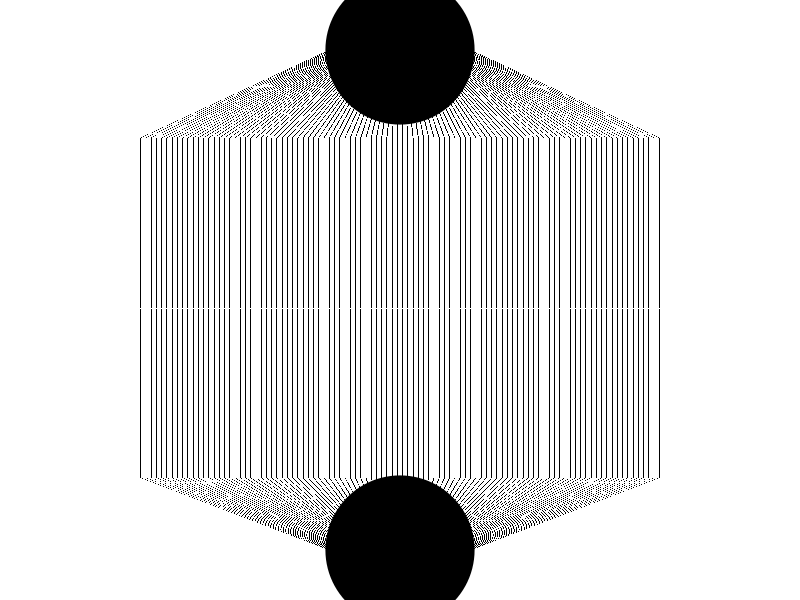

The R script that drew this image:
plotLith<-function(file='lith.pdf',width=1,height=3,buffer=.15,holeDiameter=.2,nLine=100,mainLwd=30,constrictWidth=2,constrictLength=30,constrictRamp=constrictLength*3){
  mi2in<-3.93701e-5
  mainLwdIn<-mainLwd*mi2in
  constrictWidthIn<-constrictWidth*mi2in
  pdf(file,width=width,height=height)
  par(mar=c(0,0,0,0))
  plot(1,1,type='n',xlab='',ylab='',ylim=c(0,height),xlim=c(0,width),bty='n',xaxt='n',yaxt='n')
  topHole<-c(width/2,height-buffer)
  bottomHole<-c(width/2,buffer)
  #pointCex<-holeDiameter/(par('cin')[2]*.75)
  #replace with circle
  #points(c(topHole[1],bottomHole[1]),c(topHole[2],bottomHole[2]),pch=21,bg='#000000',cex=pointCex)
  #text(topHole[1],topHole[2],'M',col='#FF000066',cex=1)
  plotrix::draw.circle(topHole[1],topHole[2],radius=holeDiameter/2,col='black')
  plotrix::draw.circle(bottomHole[1],bottomHole[2],radius=holeDiameter/2,col='black')
  linePos<-seq(buffer,width-buffer,length.out=nLine)
  circlePos<-seq(topHole[1]-holeDiameter/2.1,topHole[1]+holeDiameter/2.1,length.out=nLine)
  lineTop<-(height-buffer*.2)*.8
  lineBottom<-(height-buffer*2)*.2
  lineMid<-(lineTop+lineBottom)/2
  constrictBottom<-lineMid-(constrictLength+constrictRamp*2)*mi2in
  topRampBottom<-lineMid-constrictRamp*mi2in
  bottomRampTop<-lineMid-(constrictLength+constrictRamp)*mi2in
  #segments(linePos,lineMid,linePos,lineTop,lwd=mainLwd*3.93701e-5/96*2,lend='butt')
  #segments(linePos,lineMid,linePos,constrictBottom,lwd=constrictWidth*3.93701e-5/96,lend='butt')
  #segments(linePos,constrictBottom,linePos,lineBottom,lwd=mainLwd*3.93701e-5/96,lend='butt')
  rect(linePos-mainLwdIn/2,lineMid,linePos+mainLwdIn/2,lineTop,col='black',border=NA)
  rect(linePos-mainLwdIn/2,constrictBottom,linePos+mainLwdIn/2,lineBottom,col='black',border=NA)
  #just extend whole way to reduce connection problems
  #rect(linePos-constrictWidthIn/2,topRampBottom,linePos+constrictWidthIn/2,bottomRampTop,col='black',border=NA)
  rect(linePos-constrictWidthIn/2,lineMid,linePos+constrictWidthIn/2,constrictBottom,col='black',border=NA)
  #
  polyDf<-do.call(rbind,lapply(linePos,function(xx)data.frame('x'=c(xx-mainLwdIn/2,xx+mainLwdIn/2,xx+constrictWidthIn/2,xx-constrictWidthIn/2,NA),'y'=c(constrictBottom,constrictBottom,bottomRampTop,bottomRampTop,NA))))
  polygon(polyDf$x,polyDf$y,col='black',border=NA)
  #
  polyDf<-do.call(rbind,lapply(linePos,function(xx)data.frame('x'=c(xx-mainLwdIn/2,xx+mainLwdIn/2,xx+constrictWidthIn/2,xx-constrictWidthIn/2,NA),'y'=c(lineMid,lineMid,topRampBottom,topRampBottom,NA))))
  polygon(polyDf$x,polyDf$y,col='black',border=NA)
  #
  polyDf<-do.call(rbind,mapply(function(xx,yy)data.frame('x'=c(xx-mainLwdIn/2,xx+mainLwdIn/2,yy+mainLwdIn/2,yy-mainLwdIn/2,NA),'y'=c(lineTop,lineTop,topHole[2],topHole[2],NA)),linePos,circlePos,SIMPLIFY=FALSE))
  polygon(polyDf$x,polyDf$y,col='black',border=NA)
  #
  polyDf<-do.call(rbind,mapply(function(xx,yy)data.frame('x'=c(xx-mainLwdIn/2,xx+mainLwdIn/2,yy+mainLwdIn/2,yy-mainLwdIn/2,NA),'y'=c(lineBottom,lineBottom,bottomHole[2],bottomHole[2],NA)),linePos,circlePos,SIMPLIFY=FALSE))
  polygon(polyDf$x,polyDf$y,col='black',border=NA)
  #segments(bottomHole[1],bottomHole[2]-holeDiameter/2.1,linePos,lineBottom,lwd=mainLwd*3.93701e-5/96)
  #segments(topHole[1],topHole[2]+holeDiameter/2.1,linePos,lineTop,lwd=mainLwd*3.93701e-5/96)
  dev.off()
}
plotLith()
